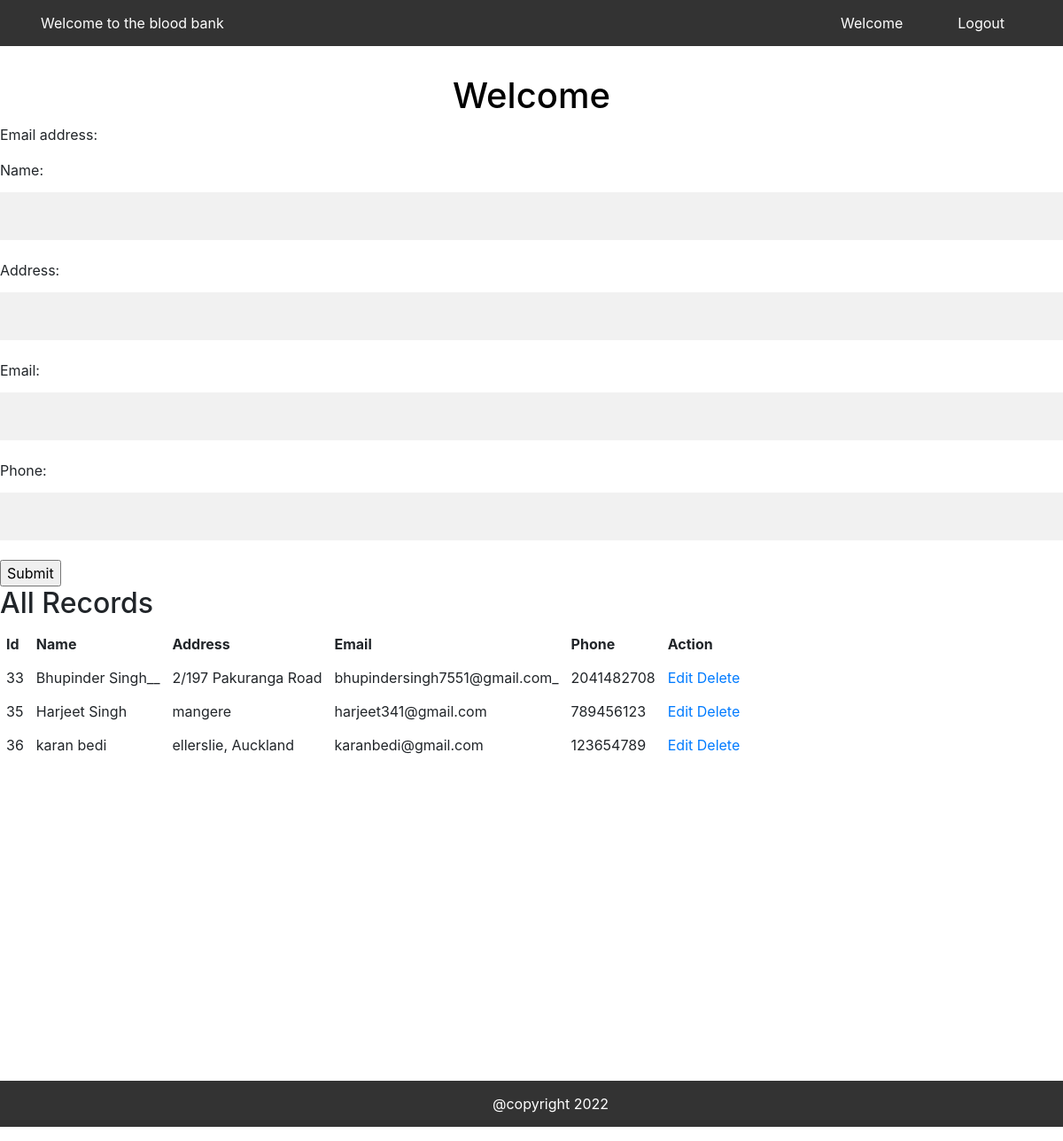
Screenshot of /welcome.php with the database file from the repository.
### tables this page shows
CREATE TABLE `user` (
  `id` int(255) NOT NULL,
  `name` varchar(255) NOT NULL,
  `email` varchar(255) NOT NULL,
  `address` varchar(255) NOT NULL,
  `phone` int(255) NOT NULL
);

### welcome.php (the view, shortened to what this page needs)
<?php
$update = false;
require 'file/connection.php';
  ?>
<!DOCTYPE html>
<html lang="en">
<?php require 'Include/head.php'; ?>
<body>
<ul>
            <li >
                <a  href="./index.php">Welcome to the blood bank</a>
            </li>
            <div class="nav_login">
            <li>
                <a  href="reg.php">Welcome <?php echo $_SESSION['name']; ?> </a>
            </li>
            <li>
                <a href="file/logout.php">Logout</a>
            </li>
            </div>
      </ul>
    <h1>Welcome <?php echo $_SESSION['name']; ?> </h1>
    <p>Email address: <?php echo $_SESSION['email'];?></p>
<?php if($update==false){ ?>
<div>
<form action="welcome.php"  method="post" enctype="multipart/form-data">
<label>Name:</label>
  <input type="text"  name="name" > <br>
   <label >Address:</label>
  <input type="text"  name="address"> <br>
  <label >Email:</label>
  <input type="text"  name="email"> <br>
   <label >Phone:</label>
  <input type="text"  name="phone" > <br>
  <input type="submit" name="subbtn" value="Submit">
</form>
</div>
<?php } ?>
<h2>All Records</h2>
    <?php
$sql = "select * from user";
      $result = mysqli_query($conn, $sql) or die("Query Unsuccessful.");
      if(mysqli_num_rows($result) > 0)  {
    ?>
    <table cellpadding="7px">
        <thead>
        <th>Id</th>
        <th>Name</th>
        <th>Address</th>
        <th>Email</th>
        <th>Phone</th>
        <th>Action</th>
        </thead>
        <tbody>
          <?php
            while($row = mysqli_fetch_assoc($result)){
          ?>
            <tr>
                <td><?php echo $row['id']; ?></td>
                <td><?php echo $row['name']; ?></td>
                <td><?php echo $row['address']; ?></td>
                <td><?php echo $row['email']; ?></td>
                <td><?php echo $row['phone']; ?></td>
                <td>
                    <a href='welcome.php?edit=<?php echo $row['id']; ?>'>Edit</a>
                    <a  href='welcome.php?del=<?php echo $row['id']; ?>'>Delete</a>
                </td>
            </tr>
          <?php } ?>
        </tbody>
    </table>
  <?php }else{
    echo "<h2>No Record Found</h2>";
  }?>
<?php require 'Include/footer.php'; ?>
</body>
</html>

### Include/head.php (shortened to what this page needs)
<head>
    <link href="Include/style.css" rel="stylesheet"/>
    <link rel="stylesheet" href="https://maxcdn.bootstrapcdn.com/bootstrap/4.5.0/css/bootstrap.min.css">
    <link rel="stylesheet" type="text/css" href="../library/css/bootstrap.min.css"/>
</head>

### Include/footer.php
<div class="footer">
      <ul>
            <li>
                <a   href="">@copyright 2022</a>
            </li>
      </ul>
</div>

### Include/style.css (style rules this page uses)
h1 { color:black; text-align: center; }
ul { list-style-type: none; margin: 0; padding: 0; overflow: hidden; background-color: #333; }
.nav_login { float: right; margin-right: 50px; }
li { float: left; margin-left: 30px; }
li a { display: block; color: white; text-align: center; padding: 14px 16px; text-decoration: none; }
.footer ul li a { display: block; color: white; text-align: center; padding: 14px 16px; text-decoration: none; }
.footer ul li { margin-left: 45%; }
.footer ul { margin-top:30%; }
* { box-sizing: border-box; }
input[type=text], input[type=password] { width: 100%; padding: 15px; margin: 5px 0 22px 0; display: inline-block; border: none; background: #f1f1f1; }
a { color: dodgerblue; }

### rows the page displays
user: id "33", name "Bhupinder Singh__", address "2/197 Pakuranga Road", email "bhupindersingh7551@gmail.com_", phone "2041482708"
user: id "35", name "Harjeet Singh", address "mangere", email "harjeet341@gmail.com", phone "789456123"
user: id "36", name "karan bedi", address "ellerslie, Auckland", email "karanbedi@gmail.com", phone "123654789"
